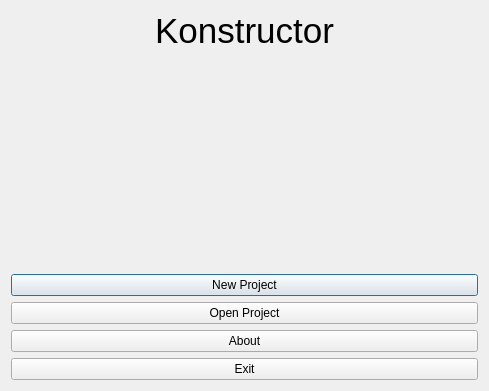
<?xml version="1.0" encoding="UTF-8"?>
<ui version="4.0">
 <class>WelcomeDialog</class>
 <widget class="QDialog" name="WelcomeDialog">
  <property name="geometry">
   <rect>
    <x>0</x>
    <y>0</y>
    <width>489</width>
    <height>391</height>
   </rect>
  </property>
  <property name="windowTitle">
   <string>Dialog</string>
  </property>
  <layout class="QVBoxLayout" name="verticalLayout">
   <item>
    <widget class="QLabel" name="label">
     <property name="font">
      <font>
       <pointsize>26</pointsize>
      </font>
     </property>
     <property name="text">
      <string>Konstructor</string>
     </property>
     <property name="alignment">
      <set>Qt::AlignCenter</set>
     </property>
    </widget>
   </item>
   <item>
    <spacer name="verticalSpacer">
     <property name="orientation">
      <enum>Qt::Vertical</enum>
     </property>
     <property name="sizeHint" stdset="0">
      <size>
       <width>20</width>
       <height>40</height>
      </size>
     </property>
    </spacer>
   </item>
   <item>
    <widget class="QPushButton" name="newProjectButton">
     <property name="text">
      <string>New Project</string>
     </property>
    </widget>
   </item>
   <item>
    <widget class="QPushButton" name="openProjectButton">
     <property name="text">
      <string>Open Project</string>
     </property>
    </widget>
   </item>
   <item>
    <widget class="QPushButton" name="aboutButton">
     <property name="text">
      <string>About</string>
     </property>
    </widget>
   </item>
   <item>
    <widget class="QPushButton" name="exitButton">
     <property name="text">
      <string>Exit</string>
     </property>
    </widget>
   </item>
  </layout>
 </widget>
 <resources/>
 <connections/>
</ui>
